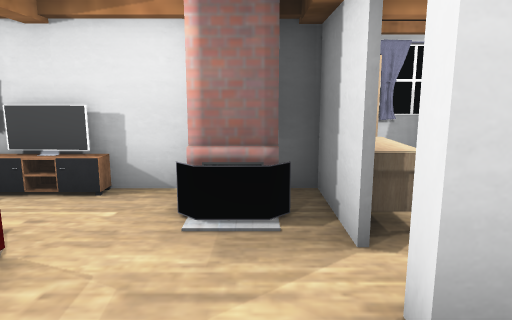
view 1 (above)

13 first-person views from a walk through a 3-D level made in the Unity game engine. The camera is 1.5 m above the floor, tilts 10° down and sees 70° across. Doors are open. The floor is counted in squares, 1 m on a side. Each view is taken from the middle of a square. On the plan, view 1 faces up. The plan holds only what a view shows up to about 16 squares ahead; the rest is blank. The player is left out. Some surface patterns are stand-ins.

view 2
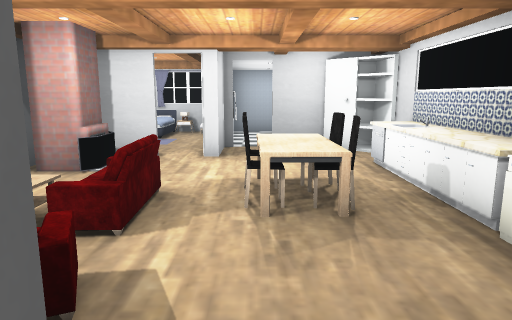

view 3
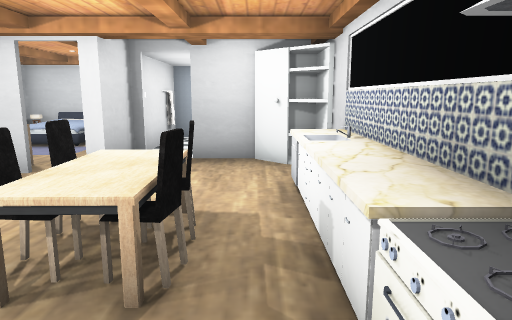

view 4
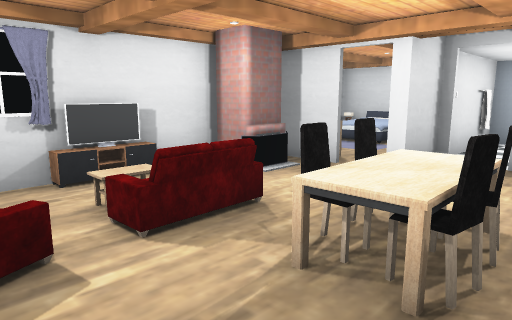

view 5
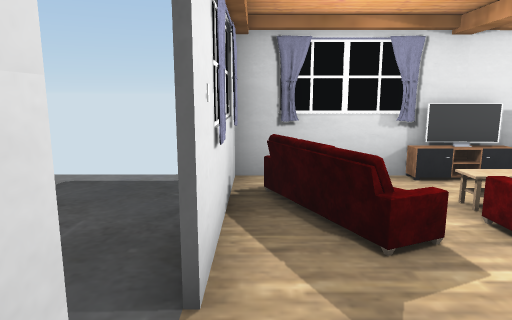

view 6
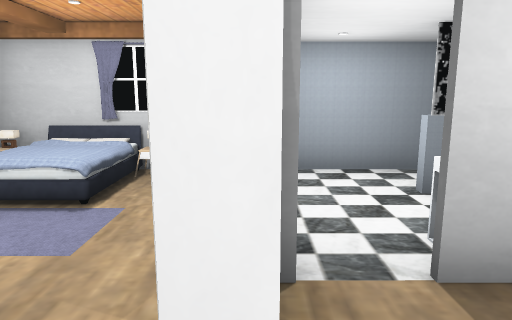

view 7
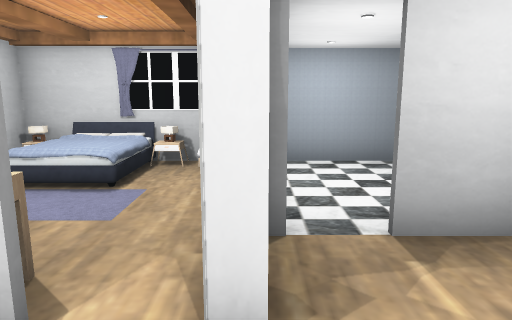

view 8
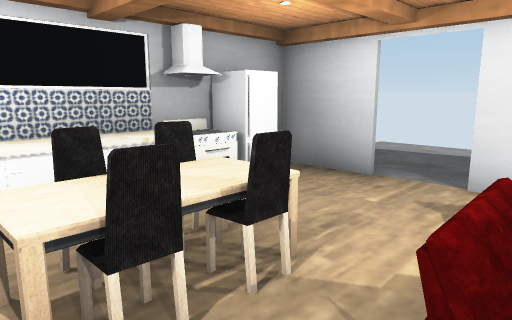

view 9
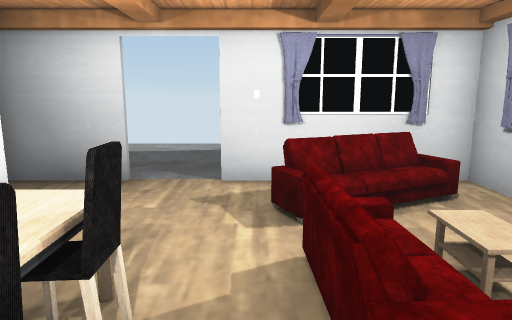

view 10
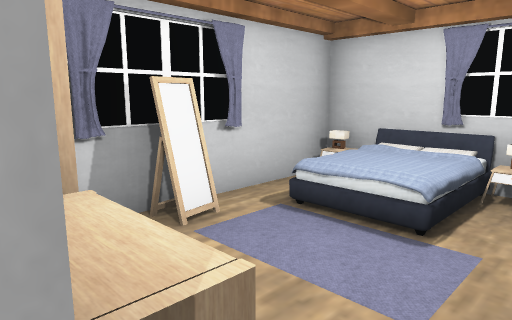

view 11
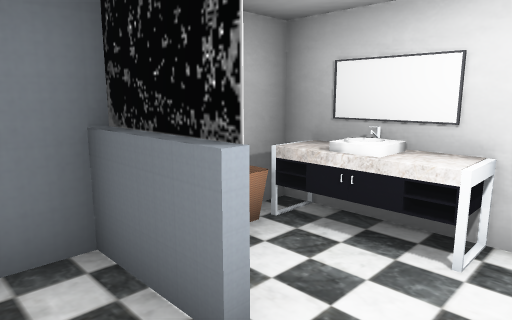

view 12
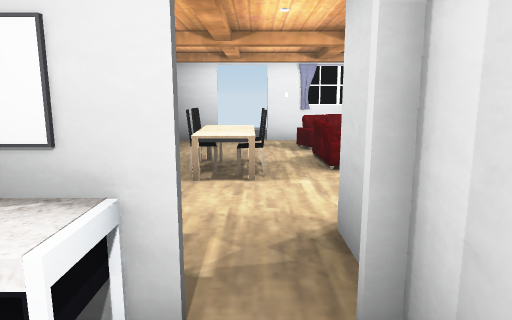

view 13
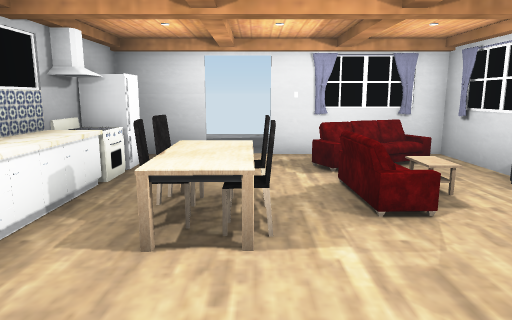

### Floor plan
Points are (right, up) in squares from view 1. A wall is a line through its corners. A room is listed if a view was taken in it or the views show most of it. See-through windows are left out.
Room 1 (views 1, 3, 4, 5, 6, 7, 8, 9, 10, 13)
walls: (1, 3.4) (1, 5.5); (1.2, -2.5) (2.4, -1.2); (-5.5, -2.5) (3.8, -2.5); (2.8, -0.5) (2.8, 0.6); (3, 1.9) (1, 1.9) (1, 2.4); (2.9, -0.4) (2.9, -1.6); (-4.4, 5.8) (-6.4, 5.8); (0.6, 5.8) (-2.7, 5.8); (-7.4, -0.3) (-7.4, -2.6); (-7.4, 4.6) (-7.4, 1.4)
low walls: (-2.4, 5.4) (-4.2, 5.4)
ways out: open door at (-7, 0.5) to room 2; open door at (3.3, 0.7) to room 3; opening at (2, 3) to room 4; open door at (1.5, -2)
objects: other object (-6, -2); other object (-6, 2); other object (-5, -2) to (-4, -2); other object (-4, 3) to (-2, 3); other object (-3, -2) to (0, -2); other object (-3, 0); other object (-3, 1); other object (-2, 0); other object (-2, 1); other object (-1, 0) to (-1, 1); other object (-1, 4) to (0, 5)
Room 2 (view 2)
walls: (-6.4, 5.8) (-7.4, 5.8) (-7.4, 4.6)
ways out: open door at (-7, 0.5) to room 1
Room 3 (views 11, 12)
walls: (7.4, -1.6) (7.4, 1.9) (3, 1.9); (5.4, -2.5) (6.5, -2.5); (6.6, 1.7) (6, 1.7); (6.6, 1.8) (6, 1.8); (2.9, -1.6) (2.9, -2.6); (2.9, 0.6) (2.9, -0.4)
ways out: open door at (3.3, 0.7) to room 1
objects: other object (3, -1) to (4, 0); other object (6, -2) to (6, -1)
Room 4 (no view inside)
walls: (3.3, 6.7) (3.2, 7); (3.9, 7) (3.2, 6.8); (7.4, 3.1) (7.4, 7.3) (2.4, 7.3)
low walls: (4, 6.8) (3.3, 6.7)
ways out: opening at (2, 3) to room 1
objects: other object (1, 6) to (2, 7); other object (2, 4) to (2, 5); other object (5, 4) to (5, 6); other object (6, 4) to (7, 6); other object (7, 3); other object (7, 4); other object (7, 5)

Where each view was taken, in squares from view 1:
view 1: 0 up, 0 right, facing up
view 2: 1 up, 8 left, facing right
view 3: 1 down, 6 left, facing right
view 4: 1 down, 6 left, facing up-right
view 5: 1 down, 7 left, facing up
view 6: 2 up, 0 right, facing right
view 7: 2 up, 1 left, facing right
view 8: 3 up, 1 left, facing down-left
view 9: 2 up, 1 left, facing left
view 10: 3 up, 1 right, facing up-right
view 11: 1 up, 7 right, facing down-left
view 12: 1 up, 5 right, facing left
view 13: 1 up, 2 right, facing left
